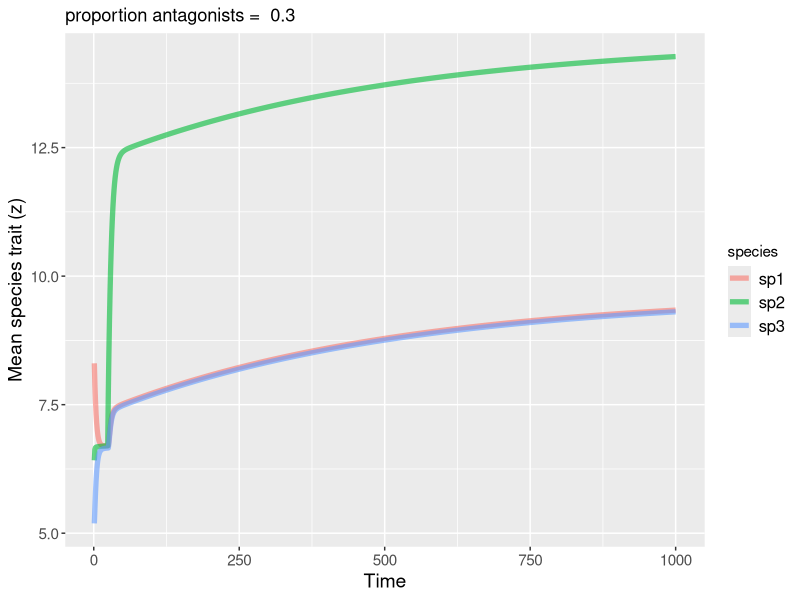

Source code (R):
## ---- chunk 1
# fixate the random parameters (necessary only for this guide)
set.seed(42)
# number of species
n_sp = 3
# probability of an interaction become antagonistic
antprob = 0.3
# herdability and additive genetic variance parameter
phi = 0.2 
# sensibility of evolution to trait matching parameter
alpha = 0.2 
# optimas of Z`s to environment
theta = runif(n_sp, 0, 10) 
# initial Z values
init = runif(n_sp, 0, 10)
# importance of invironment to changes in Z
p = 0.01 
 # value of max difference between Z`s (barrier)
epsilon = 5
# difference between Z to stop simulation
eq_dif = 0.0001
# max timesteps of simulation
t_max = 1000 

# Mutualistic adjacency matrix
M = matrix(1, ncol = n_sp, nrow = n_sp) 
# no intraespecific interactions
diag(M) = 0
# Antagonistic adjacency matrix filled with 0 (no interactions)
V = M * 0 
## ---- chunk 2
  # create a matrix rolling the dice to every interaction
  P = matrix(runif(n_sp*n_sp, min = 0, max = 1),
             nrow = n_sp, ncol = n_sp) 
  # 1 in the V matrix if the number sort is lower than antprob
  V[antprob >= P] = 1 
  # 0 in the M matrix if the number sort is lower than antprob
  M[antprob >= P] = 0 
  # diagonal of v is zero (we are not interested in effects of a species in herself)
  diag(V) <- 0 
  # no intraespecifi antagonistic interactions
  diag(V) <- 0 
## ---- chunk 3
M
V
## ---- chunk 4
  # matrix to store z values
  z_mat = matrix(NA, nrow = t_max, ncol = n_sp) 
  # initial trait values
  z_mat[1, ] = init 
## ---- chunk 5
    # current z values
    z = z_mat[1, ]
    # matrix with all interactions (mutualistic and antagonistic)
    A = M + V 
## ---- chunk 6
    # matrix with all trait differences
    z_dif = t(A * z) - A * z 
    z_dif
## ---- chunk 7
    # matrix Q
    Q = A * (exp(-alpha * (z_dif ^ 2)))
    Q
    # intraespecific effects are not allowed
    diag(Q) = 0 
    Q
## ---- chunk 8
    # normalizing the Q matrix
    Q_n = Q / apply(Q, 1, sum) 
    Q_n
## ---- chunk 9
    # multiplying each row i of matrix Q by (1 - p)
    Q_m = Q_n * (1 - p)
    Q_m
## ---- chunk 10
    # response to selection related to the environment
    r_env = phi * p * (theta - z)
## ---- chunk 11
    # calculating selection differentials to mutualism
    sel_dif_mut = M * Q_m * z_dif 
    # response to selection related to mutualism
    r_mut = phi * apply(sel_dif_mut, 1, sum) 
## ---- chunk 12
    # excluding interactions of traits that are larger than the barrier
    V[abs(z_dif) > epsilon] = 0 
    
    # matrix with barrier (epsilon) values
    epsilon_plus = (z_dif < 0) * matrix(epsilon, n_sp, n_sp) 
    # matrix wih -epsilon values
    epsilon_minus = (z_dif > 0) * matrix(-epsilon, n_sp, n_sp) 
    # adding barrier values to trait differences
    z_dif = z_dif + epsilon_plus + epsilon_minus 
## ---- chunk 13
    # calculating selection differentials
    sel_dif_ant = V * Q_m * z_dif 
    # response to selection related to antagonisms
    r_ant = phi * apply(sel_dif_ant, 1, sum)
## ---- chunk 14
    # updating z values
    z_mat[2, ] = z + r_env + r_mut + r_ant 
## ---- chunk 15
    # computing the mean difference between old and new z values
    dif = mean(abs(z - z_mat[2, ])) 
    if (dif < eq_dif) # if the difference in very low
      break # stop the simulation
## ---- chunk 16
 # return z_matrix
 return(z_mat[1:2, ]) 
## ---- chunk 17
  # simulation runs for a maximum of t_max timesteps
  for (r in 1:(t_max - 1)) { 
    # current z values
    z = z_mat[r, ] 
    # matrix with all interactions (mutualistic and antagonistic)
    A = M + V
    # matrix with all trait differences
    z_dif = t(A * z) - A * z 
    # matrix Q
    Q = A * (exp(-alpha * (z_dif ^ 2))) 
    # intraespecific effects are not allowed
    diag(Q) = 0 
    # normalizing the matrix
    Q_n = Q / apply(Q, 1, sum) 
    # multiplying each row i of matrix Q by (1 - p[i])
    Q_m = Q_n * (1 - p) 
    
    # response to selection related to the environment
    r_env = phi * p * (theta - z) 
    
    # calculating selection differentials to mutualism
    sel_dif_mut = M * Q_m * z_dif 
    # response to selection related to mutualism
    r_mut = phi * apply(sel_dif_mut, 1, sum) 
    
    # excluding interactions of traits that are larger than the barrier
    V[abs(z_dif) > epsilon] = 0 
    
    # matrix with barrier (epsilon) values
    epsilon_plus = (z_dif < 0) * matrix(epsilon, n_sp, n_sp) 
    # matrix wih -epsilon values
    epsilon_minus = (z_dif > 0) * matrix(-epsilon, n_sp, n_sp)
    # adding barrier values to trait differences
    z_dif = z_dif + epsilon_plus + epsilon_minus
    # calculating selection differentials
    sel_dif_ant = V * Q_m * z_dif 
    # response to selection related to antagonisms
    r_ant = phi * apply(sel_dif_ant, 1, sum) 
    
    # updating z values
    z_mat[r+1, ] = z + r_env + r_mut + r_ant 
    
    # computing the mean difference between old and new z values
    dif = mean(abs(z - z_mat[r+1, ])) 
    if (dif < eq_dif)
      break
  }
  
  return(z_mat[1:(r+1), ])
## ---- chunk 18
  library(ggplot2)  
  traits = z_mat[1:(r+1), ]

  # building data frame to use in ggplot
  traits = as.data.frame(traits)
  n_sp = ncol(traits)
  traits_vec = c(as.matrix(traits))
  traits_df = data.frame(species = rep(paste("sp", 1:n_sp, sep = ""), each = nrow(traits)),
                         time = rep(1:nrow(traits), times = n_sp),
                         trait = traits_vec)
  # plotting traits through time
  plotar = ggplot(traits_df, aes(x = time, y = trait, color = species)) +
    geom_line(size = 1.8, alpha = 0.6) + 
    ggtitle(paste("proportion antagonists = ", antprob)) +
    xlab("Time") + 
    ylab("Mean species trait (z)") +
    theme(axis.text.x = element_text(size = 11),
          axis.text.y = element_text(size = 11),
          axis.title = element_text(size = 14), 
          legend.key.size = unit(0.6, "cm"),
          legend.text = element_text(size = 12))

  print(plotar)
